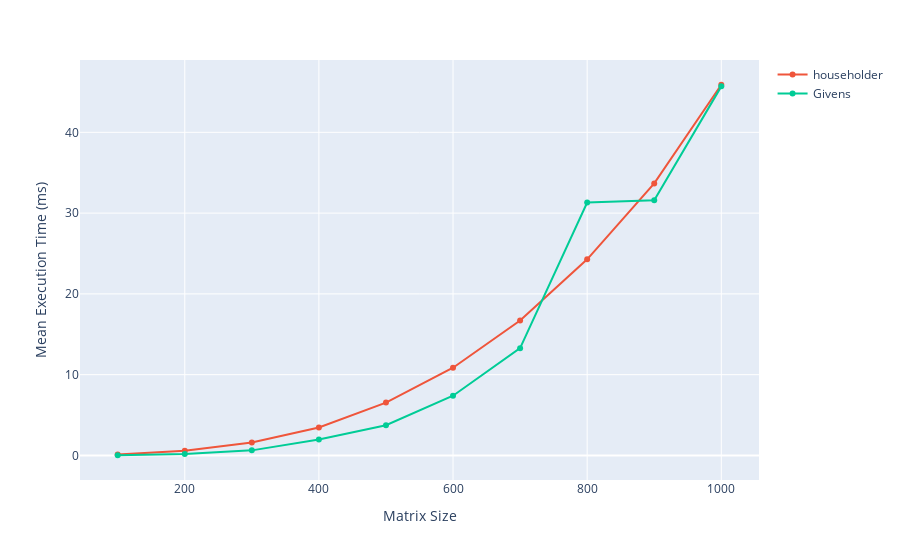

Source (notebook cell):
### Code cell
import plotly.express as px

# Parse the two XML files
householder_sizes, householder_means = parse_xml_results("results/householder.xml")
givens_sizes, givens_means = parse_xml_results("results/givens_rotation.xml")


# Create a Plotly figure with both lines
fig = px.line(
    labels={"x": "Matrix Size", "y": "Mean Execution Time (ms)"},
)

# Add householder trace
fig.add_scatter(
    x=householder_sizes, y=householder_means, mode="lines+markers", name="householder"
)

# Add Givens trace
fig.add_scatter(x=givens_sizes, y=givens_means, mode="lines+markers", name="Givens")

fig.update_layout(xaxis_title="Matrix Size", yaxis_title="Mean Execution Time (ms)")


fig.show()

# exprt fig to jpg
fig.write_image("figures/householder_givens.jpg", scale=10, width=1000, height=600)

### Figure 1 — Plotly figure (JSON) as saved in the notebook; plotly's stock layout.template omitted (floating-point values rounded to 4 significant figures)
{"data": [{"hovertemplate": "<extra></extra>", "legendgroup": "", "line": {"color": "#636efa", "dash": "solid"}, "marker": {"symbol": "circle"}, "mode": "lines", "name": "", "orientation": "v", "showlegend": false, "type": "scatter", "xaxis": "x", "yaxis": "y"}, {"mode": "lines+markers", "name": "householder", "type": "scatter", "x": [100, 200, 300, 400, 500, 600, 700, 800, 900, 1000], "y": [0.1309, 0.5903, 1.597, 3.452, 6.546, 10.85, 16.69, 24.28, 33.67, 45.89]}, {"mode": "lines+markers", "name": "Givens", "type": "scatter", "x": [100, 200, 300, 400, 500, 600, 700, 800, 900, 1000], "y": [0.02327, 0.1753, 0.6276, 1.966, 3.742, 7.393, 13.28, 31.31, 31.6, 45.69]}], "layout": {"legend": {"tracegroupgap": 0}, "margin": {"t": 60}, "xaxis": {"anchor": "y", "domain": [0, 1], "title": {"text": "Matrix Size"}}, "yaxis": {"anchor": "x", "domain": [0, 1], "title": {"text": "Mean Execution Time (ms)"}}}}
